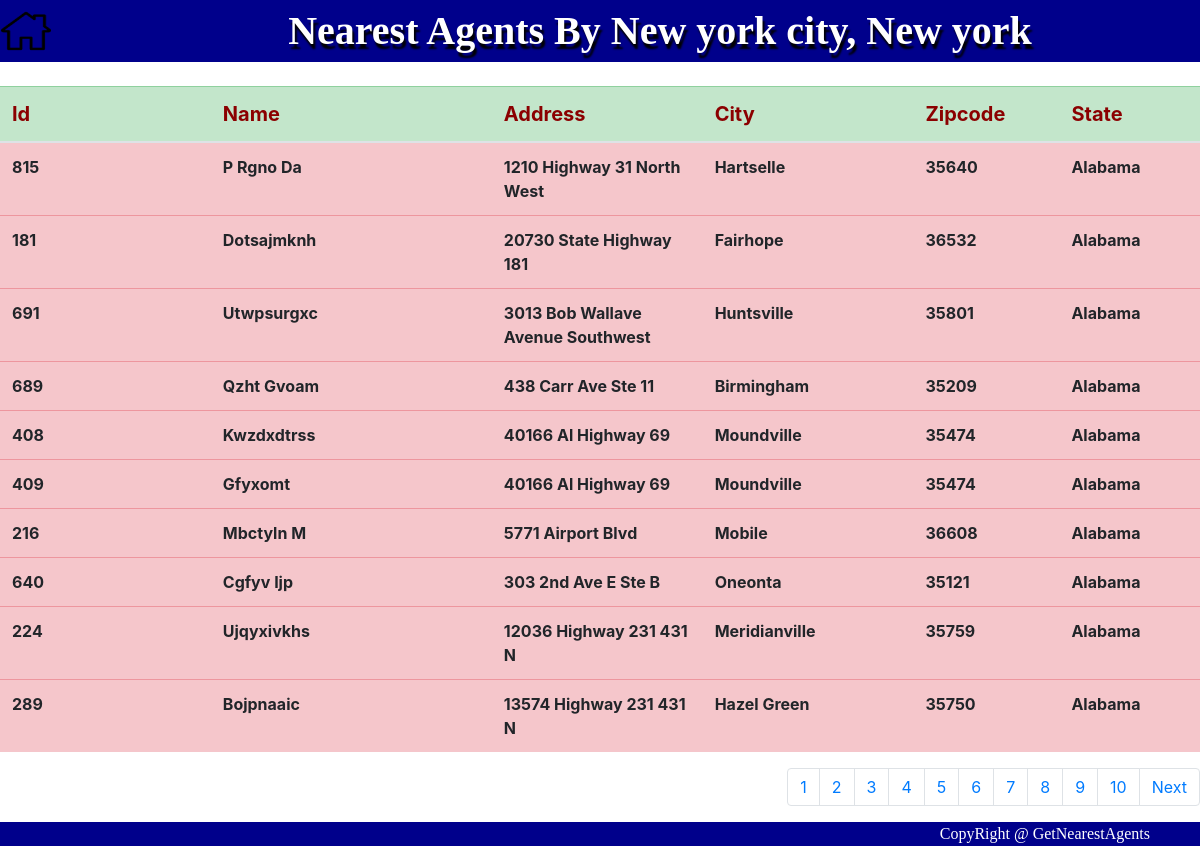
Page /locations/?id=1 on the committed database.
### agents/models.py (models this page shows)
class GivenPlaces(models.Model):
    id = models.AutoField(primary_key=True)
    city_name = models.CharField(max_length=50)
    latitute = models.FloatField()
    longitute = models.FloatField()

class AgentsModel(models.Model):
    id = models.IntegerField(primary_key=True)
    name = models.CharField(max_length=50)
    address = models.TextField()
    city = models.CharField(max_length=50)
    zipcode = models.IntegerField()
    state = models.CharField(max_length=50)

### agents/views.py (the view)
# urls.py: path('locations/',views.getNearestLocations,name='locations'),
def getNearestLocations(request,pno=None,id=None):
    if not (pno and id):
        place_id = request.GET.get('id')
        page_no = 1
    else:
        place_id = id
        page_no = pno
    place = GivenPlaces.objects.get(id=place_id)
    queryset = LatituteAndLongituteModel.objects.all()
    city_list = [{'lat':x.latitute,'lon':x.longitute,'id':x.id} for x in queryset]
    city_to_find = {'lat': place.latitute, 'lon': place.longitute}
    nearest_locations = find_closest_lat_lon(city_list, city_to_find)
    nearest_locations.sort(key=lambda x: x[0])
    hundred_nearest_locations = nearest_locations[0:100]
    data = [LatituteAndLongituteModel.objects.get(id=each_location[1]) for each_location in hundred_nearest_locations]
    nearest_agents = [AgentsModel.objects.get(id=each_object.agents_id) for each_object in data]
    pg = Paginator(nearest_agents, 10)
    page = pg.page(page_no)
    return render(request, 'agents.html', {"agents_data":page, 'place_data':place})

### agents/views.py (called while the page is built)
def dist_between_two_lat_lon(*args):
    from math import asin, cos, radians, sin, sqrt
    lat1, lat2, long1, long2,place_id = args
    lat1, lat2, long1, long2,place = map(radians, args)
    dist_lats = abs(lat2 - lat1)
    dist_longs = abs(long2 - long1)
    a = sin(dist_lats / 2) ** 2 + cos(lat1) * cos(lat2) * sin(dist_longs / 2) ** 2
    c = asin(sqrt(a)) * 2
    radius_earth = 6378
    return c * radius_earth,place_id

def find_closest_lat_lon(data, v):
    return [dist_between_two_lat_lon(v['lat'], v['lon'], x['lat'], x['lon'],x['id']) for x in data]

### templates/agents.html (shortened to what this page needs)
{% extends 'common.html' %}
{% block common %}
    {% load static %}
      <head>
          <link rel="stylesheet" href="{% static 'css/design.css' %}">
      </head>
      <body>
        <table id="table">
            <tr>
                <th id="img-col" class="img"><a href="{% url 'main' %}" ><img src="{% static 'images/home.png' %}" width="50" height="40"> </a></th>
                <th id="title">Nearest Agents By {{ place_data.city_name }} </th>
            </tr>
        </table>
        <br>
        <table class="table table-hover" table-bordered width="1000">
            <thead>
                <tr class="table-success">
                  <th scope="col" class="header">Id</th>
                  <th scope="col" class="header">Name</th>
                  <th scope="col" class="header">Address</th>
                  <th scope="col" class="header">City</th>
                  <th scope="col" class="header">Zipcode</th>
                  <th scope="col" class="header">State</th>
                </tr>
            </thead>
            <tbody>
                {% for x in agents_data %}
                <tr class="table-danger">
                    <th width="150" >{{ x.id }}</th>
                    <th width="200" >{{ x.name }}</th>
                    <th width="150" >{{ x.address }}</th>
                    <th width="150" >{{ x.city }}</th>
                    <th width="100" >{{ x.zipcode }}</th>
                    <th width="100" >{{ x.state }}</th>
                </tr>
                {% endfor %}
              </tbody>
            </table>
            <nav aria-label="Page navigation example">
              <ul class="pagination justify-content-end">
                  {% for x in agents_data.paginator.page_range %}
                    <li class="page-item"><a class="page-link" href="{% url 'get_page' pno=x id=place_data.id %}">{{ x }}</a></li>
                  {% endfor %}
              {% if agents_data.has_next %}
                <li class="page-item">
                  <a class="page-link" href="{% url 'get_page' pno=agents_data.next_page_number id=place_data.id %}">
                      Next
                  </a>
                </li>
              {% endif %}
              </ul>
            </nav>
        </body>
{% endblock %}

### templates/common.html (shortened to what this page needs)
{% load static %}
<!doctype html>
<html lang="en">
  <head>
    <link rel="stylesheet" href="https://stackpath.bootstrapcdn.com/bootstrap/4.5.2/css/bootstrap.min.css">
  </head>
  <body bgcolor="#7fff00">
  {% block common %}
  {% endblock %}
  <div id="footer_dec">
      CopyRight @ GetNearestAgents
  </div>
  </body>
</html>

### agents/static/css/design.css (style rules this page uses)
#title { font-family: "Agency FB"; font-size: 40px; text-align: center; color: white; text-shadow: black 2px 5px 2px; background-color: darkblue; }
#table { width: 100%; padding-top: 30%; }
#img-col { background-color: darkblue; }
.img { width:10%; }
.header { font-size: 20px; color: darkred; }
#footer_dec { background-color: darkblue; color: white; text-align: right; padding-right: 50px ; font-family: "Calibri"; }

### rows in the picture
GivenPlaces: city_name "New york city, New york"
AgentsModel: id "815", name "P Rgno Da", address "1210 Highway 31 North West", city "Hartselle", zipcode "35640", state "Alabama"
AgentsModel: id "181", name "Dotsajmknh", address "20730 State Highway 181", city "Fairhope", zipcode "36532", state "Alabama"
AgentsModel: id "691", name "Utwpsurgxc", address "3013 Bob Wallave Avenue Southwest", city "Huntsville", zipcode "35801", state "Alabama"
AgentsModel: id "689", name "Qzht Gvoam", address "438 Carr Ave Ste 11", city "Birmingham", zipcode "35209", state "Alabama"
AgentsModel: id "408", name "Kwzdxdtrss", address "40166 Al Highway 69", city "Moundville", zipcode "35474", state "Alabama"
AgentsModel: id "409", name "Gfyxomt", address "40166 Al Highway 69", city "Moundville", zipcode "35474", state "Alabama"
AgentsModel: id "216", name "Mbctyln M", address "5771 Airport Blvd", city "Mobile", zipcode "36608", state "Alabama"
AgentsModel: id "640", name "Cgfyv Ijp", address "303 2nd Ave E Ste B", city "Oneonta", zipcode "35121", state "Alabama"
AgentsModel: id "224", name "Ujqyxivkhs", address "12036 Highway 231 431 N", city "Meridianville", zipcode "35759", state "Alabama"
AgentsModel: id "289", name "Bojpnaaic", address "13574 Highway 231 431 N", city "Hazel Green", zipcode "35750", state "Alabama"

### other values in the picture
{{ x }} "1" "2" "3" "4" "5" "6" "7" "8" "9" "10"
